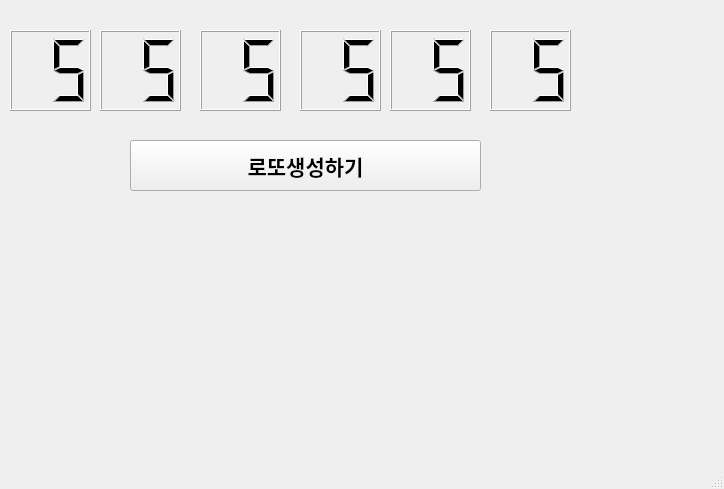
<?xml version="1.0" encoding="UTF-8"?>
<ui version="4.0">
 <class>MainWindow</class>
 <widget class="QMainWindow" name="MainWindow">
  <property name="geometry">
   <rect>
    <x>0</x>
    <y>0</y>
    <width>724</width>
    <height>489</height>
   </rect>
  </property>
  <property name="windowTitle">
   <string>MainWindow</string>
  </property>
  <widget class="QWidget" name="centralwidget">
   <widget class="QLCDNumber" name="lcd1">
    <property name="geometry">
     <rect>
      <x>10</x>
      <y>30</y>
      <width>81</width>
      <height>81</height>
     </rect>
    </property>
    <property name="digitCount">
     <number>2</number>
    </property>
    <property name="intValue" stdset="0">
     <number>5</number>
    </property>
   </widget>
   <widget class="QLCDNumber" name="lcd2">
    <property name="geometry">
     <rect>
      <x>100</x>
      <y>30</y>
      <width>81</width>
      <height>81</height>
     </rect>
    </property>
    <property name="digitCount">
     <number>2</number>
    </property>
    <property name="intValue" stdset="0">
     <number>5</number>
    </property>
   </widget>
   <widget class="QLCDNumber" name="lcd3">
    <property name="geometry">
     <rect>
      <x>200</x>
      <y>30</y>
      <width>81</width>
      <height>81</height>
     </rect>
    </property>
    <property name="digitCount">
     <number>2</number>
    </property>
    <property name="intValue" stdset="0">
     <number>5</number>
    </property>
   </widget>
   <widget class="QLCDNumber" name="lcd4">
    <property name="geometry">
     <rect>
      <x>300</x>
      <y>30</y>
      <width>81</width>
      <height>81</height>
     </rect>
    </property>
    <property name="digitCount">
     <number>2</number>
    </property>
    <property name="intValue" stdset="0">
     <number>5</number>
    </property>
   </widget>
   <widget class="QLCDNumber" name="lcd5">
    <property name="geometry">
     <rect>
      <x>390</x>
      <y>30</y>
      <width>81</width>
      <height>81</height>
     </rect>
    </property>
    <property name="digitCount">
     <number>2</number>
    </property>
    <property name="intValue" stdset="0">
     <number>5</number>
    </property>
   </widget>
   <widget class="QLCDNumber" name="lcd6">
    <property name="geometry">
     <rect>
      <x>490</x>
      <y>30</y>
      <width>81</width>
      <height>81</height>
     </rect>
    </property>
    <property name="digitCount">
     <number>2</number>
    </property>
    <property name="intValue" stdset="0">
     <number>5</number>
    </property>
   </widget>
   <widget class="QPushButton" name="pb">
    <property name="geometry">
     <rect>
      <x>130</x>
      <y>140</y>
      <width>351</width>
      <height>51</height>
     </rect>
    </property>
    <property name="font">
     <font>
      <family>Agency FB</family>
      <pointsize>16</pointsize>
      <weight>75</weight>
      <bold>true</bold>
     </font>
    </property>
    <property name="text">
     <string>로또생성하기</string>
    </property>
   </widget>
  </widget>
  <widget class="QMenuBar" name="menubar">
   <property name="geometry">
    <rect>
     <x>0</x>
     <y>0</y>
     <width>724</width>
     <height>21</height>
    </rect>
   </property>
  </widget>
  <widget class="QStatusBar" name="statusbar"/>
 </widget>
 <resources/>
 <connections/>
</ui>
